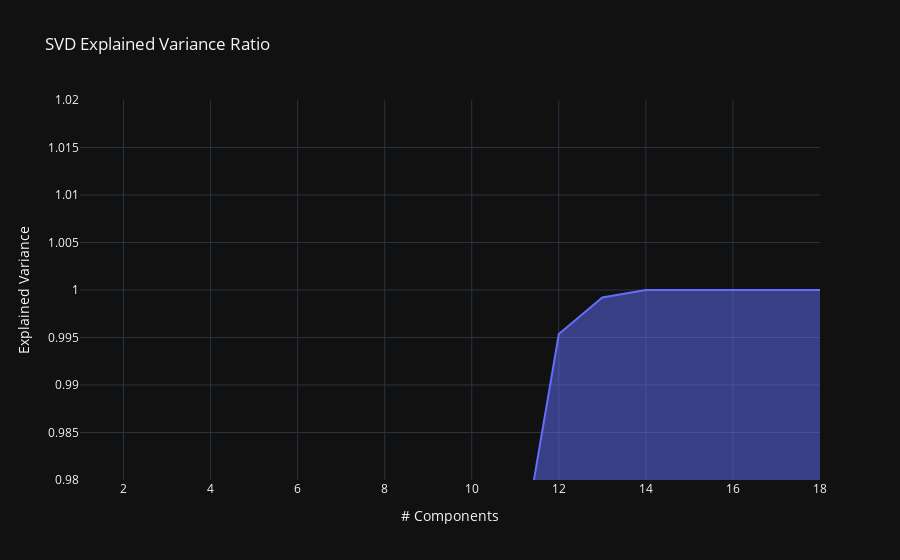

Notebook source saved alongside this figure:
### Code cell
pca = PCA()
pca.fit(ss.fit_transform(df[features_list].to_numpy()))

exp_var_cumul = np.cumsum(pca.explained_variance_ratio_)

px.area(
    x=range(1, exp_var_cumul.shape[0] + 1),
    y=exp_var_cumul,
    labels={"x": "# Components", "y": "Explained Variance"},
    range_y=(0.98, 1.02),
    title="SVD Explained Variance Ratio"
)

### Figure 1 — Plotly figure (JSON) as saved in the notebook; plotly's stock layout.template omitted (floating-point values rounded to 4 significant figures)
{"data": [{"fillpattern": {"shape": ""}, "hovertemplate": "# Components=%{x}<br>Explained Variance=%{y}<extra></extra>", "legendgroup": "", "line": {"color": "#636efa"}, "marker": {"symbol": "circle"}, "mode": "lines", "name": "", "orientation": "v", "showlegend": false, "stackgroup": "1", "type": "scatter", "x": [1, 2, 3, 4, 5, 6, 7, 8, 9, 10, 11, 12, 13, 14, 15, 16, 17, 18], "xaxis": "x", "y": [0.2947, 0.4255, 0.4937, 0.5599, 0.6245, 0.6877, 0.7501, 0.8108, 0.8705, 0.929, 0.9685, 0.9954, 0.9992, 1.0, 1.0, 1.0, 1.0, 1.0], "yaxis": "y"}], "layout": {"legend": {"tracegroupgap": 0}, "title": {"text": "SVD Explained Variance Ratio"}, "xaxis": {"anchor": "y", "domain": [0, 1], "title": {"text": "# Components"}}, "yaxis": {"anchor": "x", "domain": [0, 1], "range": [0.98, 1.02], "title": {"text": "Explained Variance"}}}}
